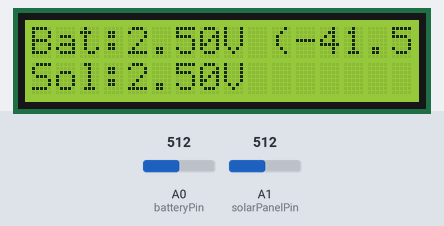
A sketch run on a simulated Arduino Uno, built with avr-gcc and run on an emulated ATmega328P. Shown: 16×2 character LCD. The test bench sets the inputs (shaded band); at power-on: A0 (batteryPin) = 512, A1 (solarPanelPin) = 512. What the sketch prints to the serial monitor is not drawn.

Above: at 11.8 s.
11.9 s: A0 (batteryPin) set to 716
At 21.1 s:
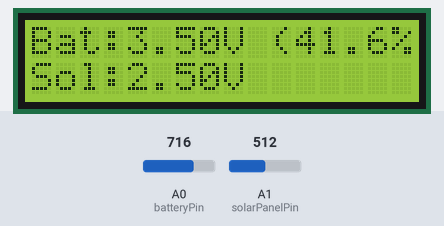
22.1 s: A1 (solarPanelPin) set to 716
At 31.4 s:
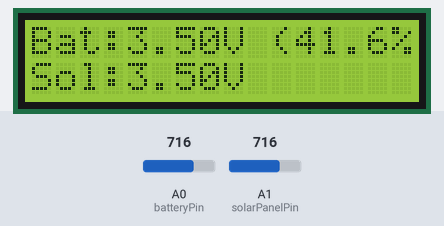
32.2 s: A0 (batteryPin) set to 900
At 41.7 s:
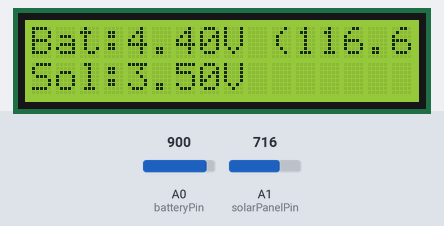
42.2 s: A1 (solarPanelPin) set to 900
At 51.9 s:
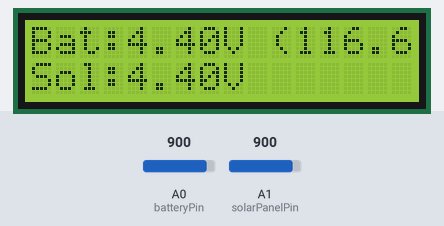
52.2 s: A0 (batteryPin) set to 1023
At 61.1 s:
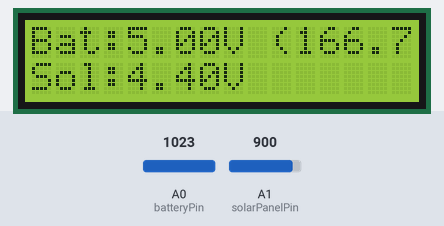
62.2 s: A1 (solarPanelPin) set to 1023
At 71.5 s:
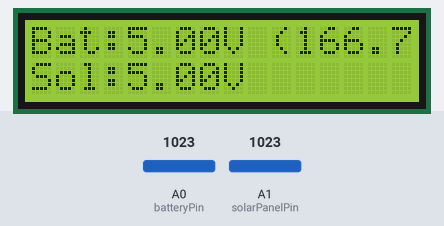
Timing chart, 0 to 73.0 s (numbered marks = the images above; inputs shaded):
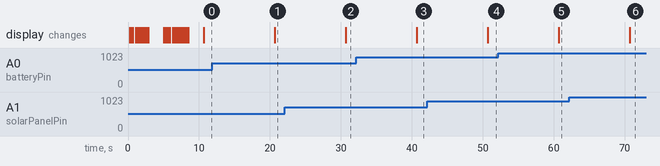

The sketch:

arduino-solar-charge-controller.ino
```cpp
#include <LiquidCrystal.h>

#define batteryPin A0
#define solarPanelPin A1

LiquidCrystal lcd(8, 9, 4, 5, 6, 7);

const float batteryVoltageMax = 4.2;
const float batteryVoltageMin = 3.0;
const float voltageConversionFactor = 5.0 / 1023.0;

void setup() {
  lcd.begin(16, 2);
  Serial.begin(115200);
  displayTitle("Made by", "ARobertM");
  delay(2000);
  displayTitle("Solar Power", "Manager");
  delay(2000);
}

void loop() {
  float batteryAnalogReading = analogRead(batteryPin);
  float batteryVoltage = batteryAnalogReading * voltageConversionFactor;
  float solarPanelAnalogReading = analogRead(solarPanelPin);
  float solarPanelVoltage = solarPanelAnalogReading * voltageConversionFactor;
  float batteryPercentage = ((batteryVoltage - batteryVoltageMin) / (batteryVoltageMax - batteryVoltageMin)) * 100;


  Serial.print(batteryVoltage, 2);
  Serial.print(",");
  Serial.print(batteryPercentage, 1);
  Serial.print(",");
  Serial.println(solarPanelVoltage, 2);

  lcd.clear();
  lcd.setCursor(0, 0);
  lcd.print("Bat:");
  lcd.print(batteryVoltage, 2);
  lcd.print("V (");
  lcd.print(batteryPercentage, 1);
  lcd.print("%)");
  lcd.setCursor(0, 1);
  lcd.print("Sol:");
  lcd.print(solarPanelVoltage, 2);
  lcd.print("V");

  delay(10000);
}

void displayTitle(String line1, String line2) {
  lcd.clear();
  int start1 = (16 - line1.length()) / 2;
  int start2 = (16 - line2.length()) / 2;
  for (int i = 0; i < line1.length(); ++i) {
    lcd.setCursor(start1 + i, 0);
    lcd.print(line1.charAt(i));
    delay(200);
  }
  for (int i = 0; i < line2.length(); ++i) {
    lcd.setCursor(start2 + i, 1);
    lcd.print(line2.charAt(i));
    delay(200);
  }
}
```

Measured:
- after the input at 11.9 s, the display: changes after 8.8 s (image 1)
- after the input at 22.1 s, the display: changes after 8.6 s (image 2)
- after the input at 32.2 s, the display: changes after 8.5 s (image 3)
- after the input at 42.2 s, the display: changes after 8.5 s (image 4)
- after the input at 52.2 s, the display: changes after 8.5 s (image 5)
- after the input at 62.2 s, the display: changes after 8.5 s (image 6)
